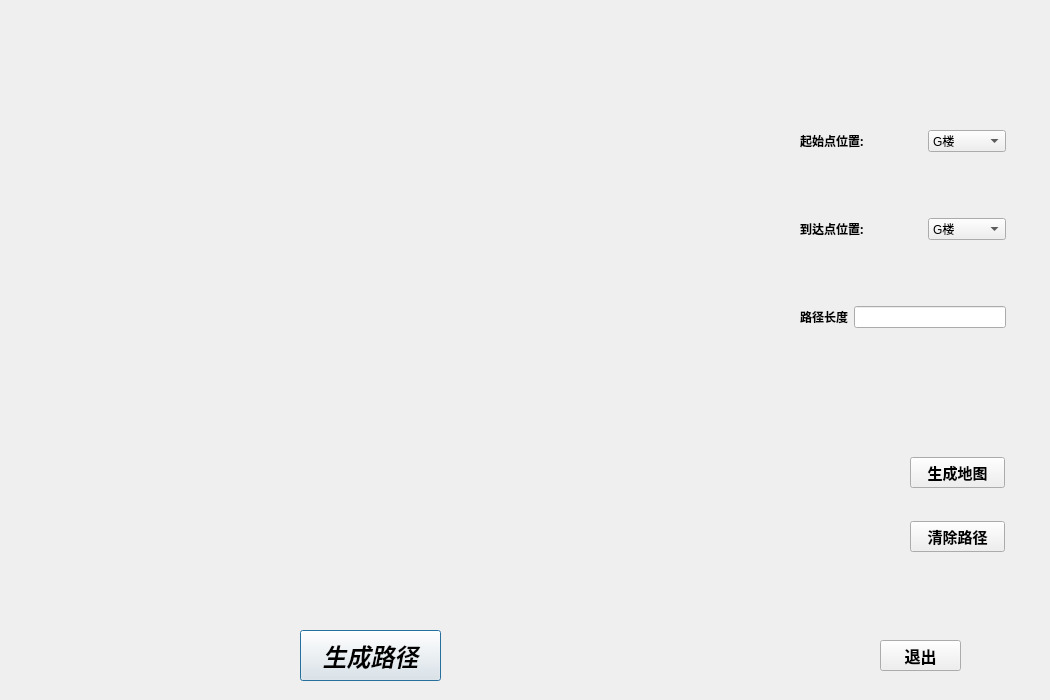
<?xml version="1.0" encoding="UTF-8"?>
<ui version="4.0">
 <class>Load</class>
 <widget class="QDialog" name="Load">
  <property name="geometry">
   <rect>
    <x>0</x>
    <y>0</y>
    <width>1050</width>
    <height>700</height>
   </rect>
  </property>
  <property name="minimumSize">
   <size>
    <width>1050</width>
    <height>700</height>
   </size>
  </property>
  <property name="maximumSize">
   <size>
    <width>1050</width>
    <height>700</height>
   </size>
  </property>
  <property name="windowTitle">
   <string>Route</string>
  </property>
  <widget class="QPushButton" name="pushButton">
   <property name="geometry">
    <rect>
     <x>300</x>
     <y>630</y>
     <width>141</width>
     <height>51</height>
    </rect>
   </property>
   <property name="font">
    <font>
     <family>幼圆</family>
     <pointsize>18</pointsize>
     <weight>75</weight>
     <italic>true</italic>
     <bold>true</bold>
    </font>
   </property>
   <property name="text">
    <string>生成路径</string>
   </property>
  </widget>
  <widget class="QWidget" name="layoutWidget">
   <property name="geometry">
    <rect>
     <x>800</x>
     <y>70</y>
     <width>206</width>
     <height>321</height>
    </rect>
   </property>
   <layout class="QVBoxLayout" name="verticalLayout">
    <item>
     <layout class="QHBoxLayout" name="horizontalLayout" stretch="2,1">
      <item>
       <widget class="QLabel" name="label">
        <property name="font">
         <font>
          <family>幼圆</family>
          <weight>75</weight>
          <bold>true</bold>
         </font>
        </property>
        <property name="text">
         <string>起始点位置:</string>
        </property>
       </widget>
      </item>
      <item>
       <widget class="QComboBox" name="comboBox_2">
        <item>
         <property name="text">
          <string>G楼</string>
         </property>
        </item>
        <item>
         <property name="text">
          <string>十公寓</string>
         </property>
        </item>
        <item>
         <property name="text">
          <string>主楼</string>
         </property>
        </item>
        <item>
         <property name="text">
          <string>五公寓</string>
         </property>
        </item>
        <item>
         <property name="text">
          <string>操场</string>
         </property>
        </item>
        <item>
         <property name="text">
          <string>六公寓</string>
         </property>
        </item>
        <item>
         <property name="text">
          <string>七公寓</string>
         </property>
        </item>
        <item>
         <property name="text">
          <string>M楼</string>
         </property>
        </item>
        <item>
         <property name="text">
          <string>N楼</string>
         </property>
        </item>
        <item>
         <property name="text">
          <string>八公寓</string>
         </property>
        </item>
        <item>
         <property name="text">
          <string>学子餐厅</string>
         </property>
        </item>
        <item>
         <property name="text">
          <string>学苑餐厅</string>
         </property>
        </item>
       </widget>
      </item>
     </layout>
    </item>
    <item>
     <layout class="QHBoxLayout" name="horizontalLayout_2" stretch="2,1">
      <item>
       <widget class="QLabel" name="label_2">
        <property name="font">
         <font>
          <family>幼圆</family>
          <weight>75</weight>
          <bold>true</bold>
         </font>
        </property>
        <property name="text">
         <string>到达点位置:</string>
        </property>
       </widget>
      </item>
      <item>
       <widget class="QComboBox" name="comboBox">
        <item>
         <property name="text">
          <string>G楼</string>
         </property>
        </item>
        <item>
         <property name="text">
          <string>十公寓</string>
         </property>
        </item>
        <item>
         <property name="text">
          <string>主楼</string>
         </property>
        </item>
        <item>
         <property name="text">
          <string>五公寓</string>
         </property>
        </item>
        <item>
         <property name="text">
          <string>操场</string>
         </property>
        </item>
        <item>
         <property name="text">
          <string>六公寓</string>
         </property>
        </item>
        <item>
         <property name="text">
          <string>七公寓</string>
         </property>
        </item>
        <item>
         <property name="text">
          <string>M楼</string>
         </property>
        </item>
        <item>
         <property name="text">
          <string>N楼</string>
         </property>
        </item>
        <item>
         <property name="text">
          <string>八公寓</string>
         </property>
        </item>
        <item>
         <property name="text">
          <string>学子餐厅</string>
         </property>
        </item>
        <item>
         <property name="text">
          <string>学苑餐厅</string>
         </property>
        </item>
       </widget>
      </item>
     </layout>
    </item>
    <item>
     <layout class="QHBoxLayout" name="horizontalLayout_3" stretch="0,1">
      <item>
       <widget class="QLabel" name="label_4">
        <property name="font">
         <font>
          <family>幼圆</family>
          <pointsize>9</pointsize>
          <weight>75</weight>
          <bold>true</bold>
         </font>
        </property>
        <property name="layoutDirection">
         <enum>Qt::LeftToRight</enum>
        </property>
        <property name="text">
         <string>路径长度</string>
        </property>
        <property name="alignment">
         <set>Qt::AlignCenter</set>
        </property>
       </widget>
      </item>
      <item>
       <widget class="QLineEdit" name="Line_RouteLength"/>
      </item>
     </layout>
    </item>
   </layout>
  </widget>
  <widget class="QPushButton" name="pushButton_2">
   <property name="geometry">
    <rect>
     <x>880</x>
     <y>640</y>
     <width>81</width>
     <height>31</height>
    </rect>
   </property>
   <property name="font">
    <font>
     <family>幼圆</family>
     <pointsize>12</pointsize>
     <weight>75</weight>
     <bold>true</bold>
    </font>
   </property>
   <property name="text">
    <string>退出</string>
   </property>
  </widget>
  <widget class="QLabel" name="label_3">
   <property name="geometry">
    <rect>
     <x>130</x>
     <y>10</y>
     <width>500</width>
     <height>600</height>
    </rect>
   </property>
   <property name="font">
    <font>
     <family>幼圆</family>
     <weight>75</weight>
     <bold>true</bold>
    </font>
   </property>
   <property name="text">
    <string/>
   </property>
  </widget>
  <widget class="QWidget" name="layoutWidget">
   <property name="geometry">
    <rect>
     <x>910</x>
     <y>430</y>
     <width>95</width>
     <height>151</height>
    </rect>
   </property>
   <layout class="QVBoxLayout" name="verticalLayout_2">
    <item>
     <widget class="QPushButton" name="Mapshow">
      <property name="font">
       <font>
        <family>幼圆</family>
        <pointsize>11</pointsize>
        <weight>75</weight>
        <bold>true</bold>
       </font>
      </property>
      <property name="text">
       <string>生成地图</string>
      </property>
     </widget>
    </item>
    <item>
     <widget class="QPushButton" name="Routeclc">
      <property name="font">
       <font>
        <family>幼圆</family>
        <pointsize>11</pointsize>
        <weight>75</weight>
        <bold>true</bold>
       </font>
      </property>
      <property name="text">
       <string>清除路径</string>
      </property>
     </widget>
    </item>
   </layout>
  </widget>
 </widget>
 <resources/>
 <connections/>
</ui>
